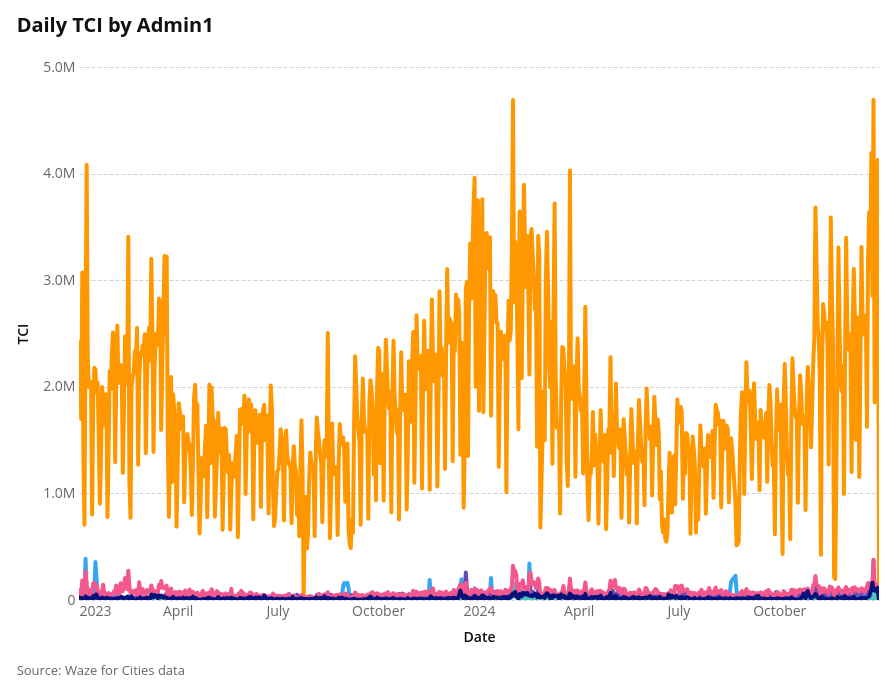
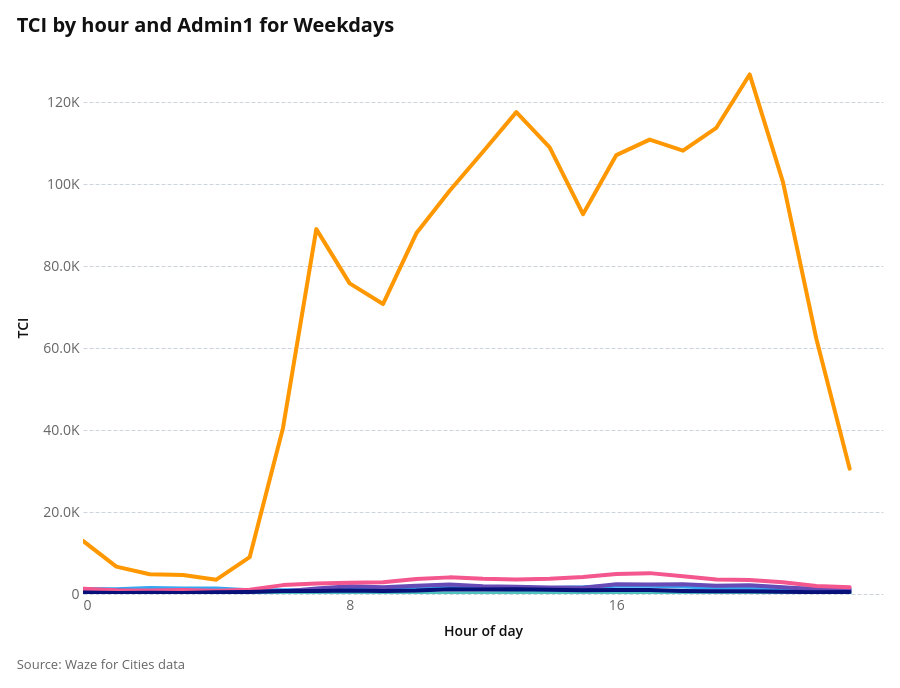
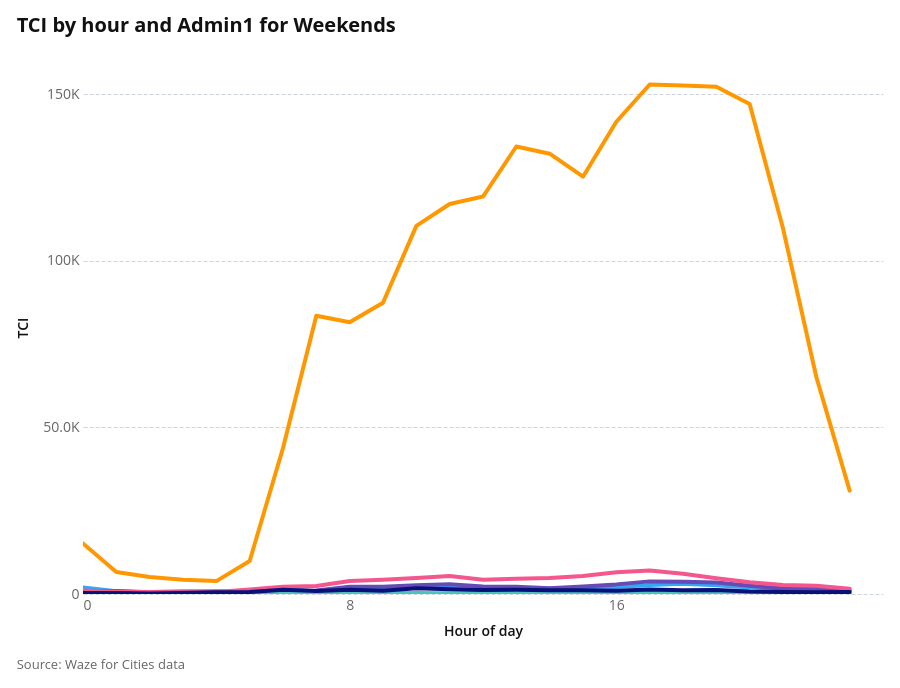
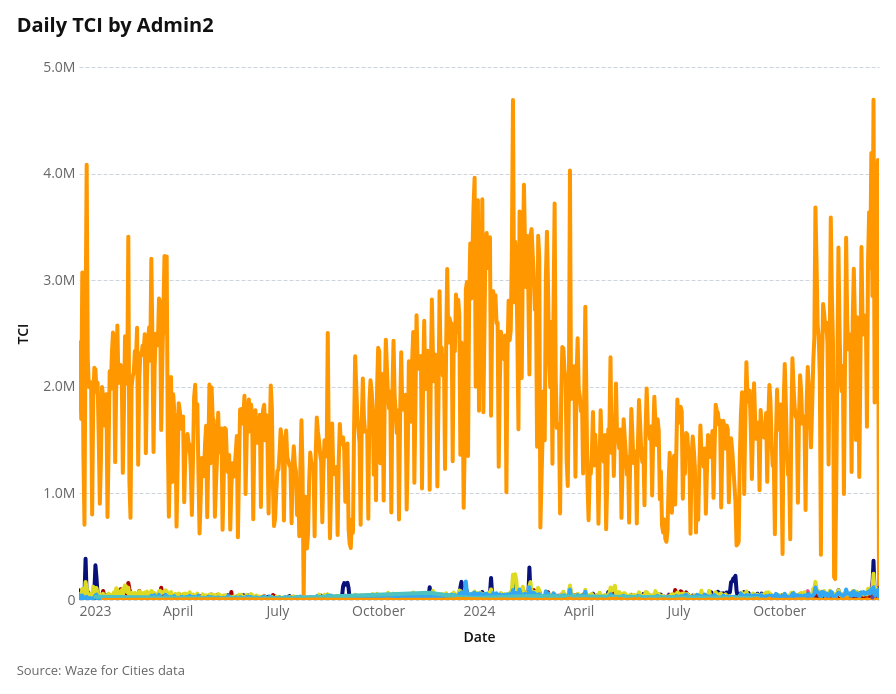

The code cell stored with these charts, in order, in its notebook:
### Code cell
reports.run_geog_report(df, geographies, "2023-01-01", "2024-12-31")

### Figure 1 — Vega-Lite specification as saved in the notebook (floating-point values rounded to 4 significant figures; data arrays with more than 128 entries replaced by an {"elided": "..."} marker saying what was removed)
{"config": {"background": "white", "padding": 16, "mark": {"tooltip": true}, "point": {"filled": true, "size": 60, "stroke": "white", "strokeWidth": 1}, "circle": {"filled": true, "stroke": "white", "strokeWidth": 1}, "square": {"filled": true, "stroke": "white", "strokeWidth": 1}, "line": {"strokeWidth": 4, "strokeCap": "round", "strokeJoin": "round"}, "bar": {"cornerRadiusEnd": 0}, "area": {"opacity": 0.7}, "arc": {"stroke": "white", "strokeWidth": 1}, "rect": {"stroke": "#8A969F", "strokeWidth": 0.5}, "geoshape": {"stroke": "#666666", "strokeWidth": 0.3, "strokeJoin": "round", "strokeCap": "round"}, "title": {"font": "Open Sans, sans-serif", "fontSize": 20, "fontWeight": 700, "lineHeight": 24, "color": "#111111", "anchor": "start", "offset": 24, "subtitleFont": "Open Sans, sans-serif", "subtitleFontSize": 16, "subtitleFontWeight": 400, "subtitleLineHeight": 19, "subtitleColor": "#666666", "subtitlePadding": 4}, "axis": {"domain": false, "grid": true, "gridColor": "#CED4DE", "gridDash": [4, 2], "gridWidth": 1, "labelFont": "Open Sans, sans-serif", "labelFontSize": 14, "labelFontWeight": 400, "labelColor": "#666666", "labelPadding": 4, "tickColor": "#CED4DE", "tickSize": 5, "tickCount": 5, "titleFont": "Open Sans, sans-serif", "titleFontSize": 14, "titleFontWeight": 600, "titleColor": "#111111", "titlePadding": 12}, "axisX": {"grid": false, "tickSize": 0, "labelAngle": 0}, "axisY": {"domain": false, "ticks": false, "gridColor": "#CED4DE", "gridDash": [4, 2], "gridWidth": 1}, "axisQuantitative": {"tickCount": 5}, "axisBand": {"labelPadding": 8, "tickSize": 0}, "axisTemporal": {"grid": false}, "legend": {"labelFont": "Open Sans, sans-serif", "labelFontSize": 14, "labelFontWeight": 600, "labelColor": "#111111", "titleFont": "Open Sans, sans-serif", "titleFontSize": 14, "titleFontWeight": 600, "titleColor": "#111111", "titlePadding": 4, "symbolSize": 196, "symbolStrokeWidth": 0, "padding": 16, "offset": 24, "columnPadding": 24, "orient": "bottom", "labelLimit": 200, "titleLimit": 200}, "view": {"stroke": null, "continuousWidth": 800, "continuousHeight": 533}, "range": {"category": ["#34A7F2", "#FF9800", "#664AB6", "#4EC2C0", "#F3578E", "#081079", "#0C7C68", "#AA0000", "#DDDA21"], "diverging": ["#920000", "#BD6126", "#E3A763", "#EFEFEF", "#80BDE7", "#3587C3", "#025288"], "heatmap": ["#E3F6FD", "#75CCEC", "#089BD4", "#0169A1", "#023B6F"], "ordinal": ["#E3F6FD", "#75CCEC", "#089BD4", "#0169A1", "#023B6F"], "ramp": ["#E3F6FD", "#75CCEC", "#089BD4", "#0169A1", "#023B6F"]}, "scale": {"bandPaddingInner": 0.2, "bandPaddingOuter": 0.1, "pointPadding": 0.5}, "header": {"labelFont": "Open Sans, sans-serif", "labelFontSize": 14, "labelFontWeight": 600, "labelColor": "#111111", "titleFont": "Open Sans, sans-serif", "titleFontSize": 16, "titleFontWeight": 600, "titleColor": "#111111"}, "concat": {"spacing": 20}, "facet": {"spacing": 20}, "selection": {"point": {"on": "click", "clear": "dblclick"}, "interval": {"mark": {"fill": "#0071BC", "fillOpacity": 0.15, "stroke": "#0071BC", "strokeWidth": 1}}}}, "vconcat": [{"layer": [{"mark": {"type": "line", "color": "#8A969F"}, "encoding": {"detail": {"field": "admin1", "type": "nominal"}, "opacity": {"value": 0.15}, "x": {"field": "date", "title": "Date", "type": "temporal"}, "y": {"axis": {"labelExpr": "datum.value === 0 ? '0' : abs(datum.value) >= 1e9 ? (abs(datum.value/1e9) >= 100 ? '' + format(datum.value/1e9, ',.0f') + 'B' : abs(datum.value/1e9) >= 1 ? '' + format(datum.value/1e9, ',.1f') + 'B' : '' + format(datum.value/1e9, ',.2f') + 'B') : abs(datum.value) >= 1e6 ? (abs(datum.value/1e6) >= 100 ? '' + format(datum.value/1e6, ',.0f') + 'M' : abs(datum.value/1e6) >= 1 ? '' + format(datum.value/1e6, ',.1f') + 'M' : '' + format(datum.value/1e6, ',.2f') + 'M') : abs(datum.value) >= 1e4 ? (abs(datum.value/1e3) >= 100 ? '' + format(datum.value/1e3, ',.0f') + 'K' : abs(datum.value/1e3) >= 1 ? '' + format(datum.value/1e3, ',.1f') + 'K' : '' + format(datum.value/1e3, ',.2f') + 'K') : (abs(datum.value) >= 100 ? '' + format(datum.value, ',.0f') + '' : abs(datum.value) >= 1 ? '' + format(datum.value, ',.1f') + '' : '' + format(datum.value, ',.2f') + '')"}, "field": "tci", "title": "TCI", "type": "quantitative"}}, "name": "view_3ec258b6b39f0cb7_0", "transform": [{"filter": "!(admin1_pick == 'All' || datum['admin1'] == admin1_pick)"}]}, {"mark": {"type": "line"}, "encoding": {"color": {"field": "admin1", "legend": null, "scale": {"range": ["#34A7F2", "#FF9800", "#664AB6", "#4EC2C0", "#F3578E", "#081079", "#0C7C68", "#AA0000", "#DDDA21"]}, "title": "Admin1", "type": "nominal"}, "detail": {"field": "admin1", "type": "nominal"}, "x": {"field": "date", "title": "Date", "type": "temporal"}, "y": {"axis": {"labelExpr": "datum.value === 0 ? '0' : abs(datum.value) >= 1e9 ? (abs(datum.value/1e9) >= 100 ? '' + format(datum.value/1e9, ',.0f') + 'B' : abs(datum.value/1e9) >= 1 ? '' + format(datum.value/1e9, ',.1f') + 'B' : '' + format(datum.value/1e9, ',.2f') + 'B') : abs(datum.value) >= 1e6 ? (abs(datum.value/1e6) >= 100 ? '' + format(datum.value/1e6, ',.0f') + 'M' : abs(datum.value/1e6) >= 1 ? '' + format(datum.value/1e6, ',.1f') + 'M' : '' + format(datum.value/1e6, ',.2f') + 'M') : abs(datum.value) >= 1e4 ? (abs(datum.value/1e3) >= 100 ? '' + format(datum.value/1e3, ',.0f') + 'K' : abs(datum.value/1e3) >= 1 ? '' + format(datum.value/1e3, ',.1f') + 'K' : '' + format(datum.value/1e3, ',.2f') + 'K') : (abs(datum.value) >= 100 ? '' + format(datum.value, ',.0f') + '' : abs(datum.value) >= 1 ? '' + format(datum.value, ',.1f') + '' : '' + format(datum.value, ',.2f') + '')"}, "field": "tci", "title": "TCI", "type": "quantitative"}}, "transform": [{"filter": "admin1_pick == 'All' || datum['admin1'] == admin1_pick"}]}, {"mark": {"type": "rule", "color": "#8A969F", "strokeWidth": 0.5}, "encoding": {"opacity": {"condition": [{"param": "param_ee5dd68014745b8d", "value": 0.3, "empty": false}], "value": 0}, "tooltip": [{"field": "date", "title": "Date", "type": "temporal"}, {"field": "tci", "format": ",.2f", "title": "TCI", "type": "quantitative"}], "x": {"field": "date", "type": "temporal"}}, "name": "view_71aa5b59c083403a_2", "transform": [{"filter": "admin1_pick == 'All' || datum['admin1'] == admin1_pick"}]}], "title": "Daily TCI by Admin1"}], "data": {"name": "data-cb2fb24fde4e783ba771ab6f9051fda9"}, "params": [{"name": "param_ee5dd68014745b8d", "select": {"type": "point", "fields": ["date"], "nearest": true, "on": "pointerover"}, "views": ["view_71aa5b59c083403a_2"]}, {"name": "admin1_pick", "bind": {"input": "select", "options": ["All", "Babylon|Hilla", "Bagd|Bagdad", "Dulaim|Ramadi", "Kut|Kut-al-Imara", "NA", "Salah ad-Din|Salaheddin"], "name": "Admin1: "}, "value": "All"}, {"name": "param_1e9efca18e7a2868", "select": {"type": "interval", "encodings": ["x", "y"]}, "bind": "scales", "views": ["view_3ec258b6b39f0cb7_0"]}], "title": {"text": "Source: Waze for Cities data", "anchor": "start", "color": "#666666", "font": "Open Sans, sans-serif", "fontSize": 13, "fontWeight": 400, "lineHeight": 20, "offset": 21, "orient": "bottom"}, "$schema": "https://vega.github.io/schema/vega-lite/v6.4.1.json", "datasets": {"data-cb2fb24fde4e783ba771ab6f9051fda9": {"elided": "4219 records"}}}

### Figure 2 — Vega-Lite specification as saved in the notebook (floating-point values rounded to 4 significant figures; data arrays with more than 128 entries replaced by an {"elided": "..."} marker saying what was removed)
{"config": {"background": "white", "padding": 16, "mark": {"tooltip": true}, "point": {"filled": true, "size": 60, "stroke": "white", "strokeWidth": 1}, "circle": {"filled": true, "stroke": "white", "strokeWidth": 1}, "square": {"filled": true, "stroke": "white", "strokeWidth": 1}, "line": {"strokeWidth": 4, "strokeCap": "round", "strokeJoin": "round"}, "bar": {"cornerRadiusEnd": 0}, "area": {"opacity": 0.7}, "arc": {"stroke": "white", "strokeWidth": 1}, "rect": {"stroke": "#8A969F", "strokeWidth": 0.5}, "geoshape": {"stroke": "#666666", "strokeWidth": 0.3, "strokeJoin": "round", "strokeCap": "round"}, "title": {"font": "Open Sans, sans-serif", "fontSize": 20, "fontWeight": 700, "lineHeight": 24, "color": "#111111", "anchor": "start", "offset": 24, "subtitleFont": "Open Sans, sans-serif", "subtitleFontSize": 16, "subtitleFontWeight": 400, "subtitleLineHeight": 19, "subtitleColor": "#666666", "subtitlePadding": 4}, "axis": {"domain": false, "grid": true, "gridColor": "#CED4DE", "gridDash": [4, 2], "gridWidth": 1, "labelFont": "Open Sans, sans-serif", "labelFontSize": 14, "labelFontWeight": 400, "labelColor": "#666666", "labelPadding": 4, "tickColor": "#CED4DE", "tickSize": 5, "tickCount": 5, "titleFont": "Open Sans, sans-serif", "titleFontSize": 14, "titleFontWeight": 600, "titleColor": "#111111", "titlePadding": 12}, "axisX": {"grid": false, "tickSize": 0, "labelAngle": 0}, "axisY": {"domain": false, "ticks": false, "gridColor": "#CED4DE", "gridDash": [4, 2], "gridWidth": 1}, "axisQuantitative": {"tickCount": 5}, "axisBand": {"labelPadding": 8, "tickSize": 0}, "axisTemporal": {"grid": false}, "legend": {"labelFont": "Open Sans, sans-serif", "labelFontSize": 14, "labelFontWeight": 600, "labelColor": "#111111", "titleFont": "Open Sans, sans-serif", "titleFontSize": 14, "titleFontWeight": 600, "titleColor": "#111111", "titlePadding": 4, "symbolSize": 196, "symbolStrokeWidth": 0, "padding": 16, "offset": 24, "columnPadding": 24, "orient": "bottom", "labelLimit": 200, "titleLimit": 200}, "view": {"stroke": null, "continuousWidth": 800, "continuousHeight": 533}, "range": {"category": ["#34A7F2", "#FF9800", "#664AB6", "#4EC2C0", "#F3578E", "#081079", "#0C7C68", "#AA0000", "#DDDA21"], "diverging": ["#920000", "#BD6126", "#E3A763", "#EFEFEF", "#80BDE7", "#3587C3", "#025288"], "heatmap": ["#E3F6FD", "#75CCEC", "#089BD4", "#0169A1", "#023B6F"], "ordinal": ["#E3F6FD", "#75CCEC", "#089BD4", "#0169A1", "#023B6F"], "ramp": ["#E3F6FD", "#75CCEC", "#089BD4", "#0169A1", "#023B6F"]}, "scale": {"bandPaddingInner": 0.2, "bandPaddingOuter": 0.1, "pointPadding": 0.5}, "header": {"labelFont": "Open Sans, sans-serif", "labelFontSize": 14, "labelFontWeight": 600, "labelColor": "#111111", "titleFont": "Open Sans, sans-serif", "titleFontSize": 16, "titleFontWeight": 600, "titleColor": "#111111"}, "concat": {"spacing": 20}, "facet": {"spacing": 20}, "selection": {"point": {"on": "click", "clear": "dblclick"}, "interval": {"mark": {"fill": "#0071BC", "fillOpacity": 0.15, "stroke": "#0071BC", "strokeWidth": 1}}}}, "vconcat": [{"layer": [{"mark": {"type": "line", "color": "#8A969F"}, "encoding": {"detail": {"field": "admin1", "type": "nominal"}, "opacity": {"value": 0.15}, "x": {"axis": {"values": [0, 4, 8, 12, 16, 20]}, "field": "hour", "title": "Hour of day", "type": "quantitative"}, "y": {"axis": {"labelExpr": "datum.value === 0 ? '0' : abs(datum.value) >= 1e9 ? (abs(datum.value/1e9) >= 100 ? '' + format(datum.value/1e9, ',.0f') + 'B' : abs(datum.value/1e9) >= 1 ? '' + format(datum.value/1e9, ',.1f') + 'B' : '' + format(datum.value/1e9, ',.2f') + 'B') : abs(datum.value) >= 1e6 ? (abs(datum.value/1e6) >= 100 ? '' + format(datum.value/1e6, ',.0f') + 'M' : abs(datum.value/1e6) >= 1 ? '' + format(datum.value/1e6, ',.1f') + 'M' : '' + format(datum.value/1e6, ',.2f') + 'M') : abs(datum.value) >= 1e4 ? (abs(datum.value/1e3) >= 100 ? '' + format(datum.value/1e3, ',.0f') + 'K' : abs(datum.value/1e3) >= 1 ? '' + format(datum.value/1e3, ',.1f') + 'K' : '' + format(datum.value/1e3, ',.2f') + 'K') : (abs(datum.value) >= 100 ? '' + format(datum.value, ',.0f') + '' : abs(datum.value) >= 1 ? '' + format(datum.value, ',.1f') + '' : '' + format(datum.value, ',.2f') + '')"}, "field": "tci", "title": "TCI", "type": "quantitative"}}, "name": "view_66a390d528243301_0", "transform": [{"filter": "!(admin1_hour_pick == 'All' || datum['admin1'] == admin1_hour_pick)"}]}, {"mark": {"type": "line"}, "encoding": {"color": {"field": "admin1", "legend": null, "scale": {"range": ["#34A7F2", "#FF9800", "#664AB6", "#4EC2C0", "#F3578E", "#081079", "#0C7C68", "#AA0000", "#DDDA21"]}, "title": "Admin1", "type": "nominal"}, "detail": {"field": "admin1", "type": "nominal"}, "x": {"axis": {"values": [0, 4, 8, 12, 16, 20]}, "field": "hour", "title": "Hour of day", "type": "quantitative"}, "y": {"axis": {"labelExpr": "datum.value === 0 ? '0' : abs(datum.value) >= 1e9 ? (abs(datum.value/1e9) >= 100 ? '' + format(datum.value/1e9, ',.0f') + 'B' : abs(datum.value/1e9) >= 1 ? '' + format(datum.value/1e9, ',.1f') + 'B' : '' + format(datum.value/1e9, ',.2f') + 'B') : abs(datum.value) >= 1e6 ? (abs(datum.value/1e6) >= 100 ? '' + format(datum.value/1e6, ',.0f') + 'M' : abs(datum.value/1e6) >= 1 ? '' + format(datum.value/1e6, ',.1f') + 'M' : '' + format(datum.value/1e6, ',.2f') + 'M') : abs(datum.value) >= 1e4 ? (abs(datum.value/1e3) >= 100 ? '' + format(datum.value/1e3, ',.0f') + 'K' : abs(datum.value/1e3) >= 1 ? '' + format(datum.value/1e3, ',.1f') + 'K' : '' + format(datum.value/1e3, ',.2f') + 'K') : (abs(datum.value) >= 100 ? '' + format(datum.value, ',.0f') + '' : abs(datum.value) >= 1 ? '' + format(datum.value, ',.1f') + '' : '' + format(datum.value, ',.2f') + '')"}, "field": "tci", "title": "TCI", "type": "quantitative"}}, "transform": [{"filter": "admin1_hour_pick == 'All' || datum['admin1'] == admin1_hour_pick"}]}, {"mark": {"type": "rule", "color": "#8A969F", "strokeWidth": 0.5}, "encoding": {"opacity": {"condition": [{"param": "param_54c5f4e0295e3905", "value": 0.3, "empty": false}], "value": 0}, "tooltip": [{"field": "hour", "title": "Hour", "type": "quantitative"}, {"field": "tci", "format": ",.2f", "title": "TCI", "type": "quantitative"}], "x": {"field": "hour", "type": "quantitative"}}, "name": "view_cb2154657b20a47d_2", "transform": [{"filter": "admin1_hour_pick == 'All' || datum['admin1'] == admin1_hour_pick"}]}], "title": "TCI by hour and Admin1 for Weekdays"}], "data": {"name": "data-b40ac4870df1639f50298e8bfdf87aef"}, "params": [{"name": "param_54c5f4e0295e3905", "select": {"type": "point", "fields": ["hour"], "nearest": true, "on": "pointerover"}, "views": ["view_cb2154657b20a47d_2"]}, {"name": "admin1_hour_pick", "bind": {"input": "select", "options": ["All", "Babylon|Hilla", "Bagd|Bagdad", "Dulaim|Ramadi", "Kut|Kut-al-Imara", "NA", "Salah ad-Din|Salaheddin"], "name": "Admin1: "}, "value": "All"}, {"name": "param_1e9efca18e7a2868", "select": {"type": "interval", "encodings": ["x", "y"]}, "bind": "scales", "views": ["view_66a390d528243301_0"]}], "title": {"text": "Source: Waze for Cities data", "anchor": "start", "color": "#666666", "font": "Open Sans, sans-serif", "fontSize": 13, "fontWeight": 400, "lineHeight": 20, "offset": 21, "orient": "bottom"}, "$schema": "https://vega.github.io/schema/vega-lite/v6.4.1.json", "datasets": {"data-b40ac4870df1639f50298e8bfdf87aef": {"elided": "144 records"}}}

### Figure 3 — Vega-Lite specification as saved in the notebook (floating-point values rounded to 4 significant figures; data arrays with more than 128 entries replaced by an {"elided": "..."} marker saying what was removed)
{"config": {"background": "white", "padding": 16, "mark": {"tooltip": true}, "point": {"filled": true, "size": 60, "stroke": "white", "strokeWidth": 1}, "circle": {"filled": true, "stroke": "white", "strokeWidth": 1}, "square": {"filled": true, "stroke": "white", "strokeWidth": 1}, "line": {"strokeWidth": 4, "strokeCap": "round", "strokeJoin": "round"}, "bar": {"cornerRadiusEnd": 0}, "area": {"opacity": 0.7}, "arc": {"stroke": "white", "strokeWidth": 1}, "rect": {"stroke": "#8A969F", "strokeWidth": 0.5}, "geoshape": {"stroke": "#666666", "strokeWidth": 0.3, "strokeJoin": "round", "strokeCap": "round"}, "title": {"font": "Open Sans, sans-serif", "fontSize": 20, "fontWeight": 700, "lineHeight": 24, "color": "#111111", "anchor": "start", "offset": 24, "subtitleFont": "Open Sans, sans-serif", "subtitleFontSize": 16, "subtitleFontWeight": 400, "subtitleLineHeight": 19, "subtitleColor": "#666666", "subtitlePadding": 4}, "axis": {"domain": false, "grid": true, "gridColor": "#CED4DE", "gridDash": [4, 2], "gridWidth": 1, "labelFont": "Open Sans, sans-serif", "labelFontSize": 14, "labelFontWeight": 400, "labelColor": "#666666", "labelPadding": 4, "tickColor": "#CED4DE", "tickSize": 5, "tickCount": 5, "titleFont": "Open Sans, sans-serif", "titleFontSize": 14, "titleFontWeight": 600, "titleColor": "#111111", "titlePadding": 12}, "axisX": {"grid": false, "tickSize": 0, "labelAngle": 0}, "axisY": {"domain": false, "ticks": false, "gridColor": "#CED4DE", "gridDash": [4, 2], "gridWidth": 1}, "axisQuantitative": {"tickCount": 5}, "axisBand": {"labelPadding": 8, "tickSize": 0}, "axisTemporal": {"grid": false}, "legend": {"labelFont": "Open Sans, sans-serif", "labelFontSize": 14, "labelFontWeight": 600, "labelColor": "#111111", "titleFont": "Open Sans, sans-serif", "titleFontSize": 14, "titleFontWeight": 600, "titleColor": "#111111", "titlePadding": 4, "symbolSize": 196, "symbolStrokeWidth": 0, "padding": 16, "offset": 24, "columnPadding": 24, "orient": "bottom", "labelLimit": 200, "titleLimit": 200}, "view": {"stroke": null, "continuousWidth": 800, "continuousHeight": 533}, "range": {"category": ["#34A7F2", "#FF9800", "#664AB6", "#4EC2C0", "#F3578E", "#081079", "#0C7C68", "#AA0000", "#DDDA21"], "diverging": ["#920000", "#BD6126", "#E3A763", "#EFEFEF", "#80BDE7", "#3587C3", "#025288"], "heatmap": ["#E3F6FD", "#75CCEC", "#089BD4", "#0169A1", "#023B6F"], "ordinal": ["#E3F6FD", "#75CCEC", "#089BD4", "#0169A1", "#023B6F"], "ramp": ["#E3F6FD", "#75CCEC", "#089BD4", "#0169A1", "#023B6F"]}, "scale": {"bandPaddingInner": 0.2, "bandPaddingOuter": 0.1, "pointPadding": 0.5}, "header": {"labelFont": "Open Sans, sans-serif", "labelFontSize": 14, "labelFontWeight": 600, "labelColor": "#111111", "titleFont": "Open Sans, sans-serif", "titleFontSize": 16, "titleFontWeight": 600, "titleColor": "#111111"}, "concat": {"spacing": 20}, "facet": {"spacing": 20}, "selection": {"point": {"on": "click", "clear": "dblclick"}, "interval": {"mark": {"fill": "#0071BC", "fillOpacity": 0.15, "stroke": "#0071BC", "strokeWidth": 1}}}}, "vconcat": [{"layer": [{"mark": {"type": "line", "color": "#8A969F"}, "encoding": {"detail": {"field": "admin1", "type": "nominal"}, "opacity": {"value": 0.15}, "x": {"axis": {"values": [0, 4, 8, 12, 16, 20]}, "field": "hour", "title": "Hour of day", "type": "quantitative"}, "y": {"axis": {"labelExpr": "datum.value === 0 ? '0' : abs(datum.value) >= 1e9 ? (abs(datum.value/1e9) >= 100 ? '' + format(datum.value/1e9, ',.0f') + 'B' : abs(datum.value/1e9) >= 1 ? '' + format(datum.value/1e9, ',.1f') + 'B' : '' + format(datum.value/1e9, ',.2f') + 'B') : abs(datum.value) >= 1e6 ? (abs(datum.value/1e6) >= 100 ? '' + format(datum.value/1e6, ',.0f') + 'M' : abs(datum.value/1e6) >= 1 ? '' + format(datum.value/1e6, ',.1f') + 'M' : '' + format(datum.value/1e6, ',.2f') + 'M') : abs(datum.value) >= 1e4 ? (abs(datum.value/1e3) >= 100 ? '' + format(datum.value/1e3, ',.0f') + 'K' : abs(datum.value/1e3) >= 1 ? '' + format(datum.value/1e3, ',.1f') + 'K' : '' + format(datum.value/1e3, ',.2f') + 'K') : (abs(datum.value) >= 100 ? '' + format(datum.value, ',.0f') + '' : abs(datum.value) >= 1 ? '' + format(datum.value, ',.1f') + '' : '' + format(datum.value, ',.2f') + '')"}, "field": "tci", "title": "TCI", "type": "quantitative"}}, "name": "view_44f3f53fb57aa435_0", "transform": [{"filter": "!(admin1_hour_pick == 'All' || datum['admin1'] == admin1_hour_pick)"}]}, {"mark": {"type": "line"}, "encoding": {"color": {"field": "admin1", "legend": null, "scale": {"range": ["#34A7F2", "#FF9800", "#664AB6", "#4EC2C0", "#F3578E", "#081079", "#0C7C68", "#AA0000", "#DDDA21"]}, "title": "Admin1", "type": "nominal"}, "detail": {"field": "admin1", "type": "nominal"}, "x": {"axis": {"values": [0, 4, 8, 12, 16, 20]}, "field": "hour", "title": "Hour of day", "type": "quantitative"}, "y": {"axis": {"labelExpr": "datum.value === 0 ? '0' : abs(datum.value) >= 1e9 ? (abs(datum.value/1e9) >= 100 ? '' + format(datum.value/1e9, ',.0f') + 'B' : abs(datum.value/1e9) >= 1 ? '' + format(datum.value/1e9, ',.1f') + 'B' : '' + format(datum.value/1e9, ',.2f') + 'B') : abs(datum.value) >= 1e6 ? (abs(datum.value/1e6) >= 100 ? '' + format(datum.value/1e6, ',.0f') + 'M' : abs(datum.value/1e6) >= 1 ? '' + format(datum.value/1e6, ',.1f') + 'M' : '' + format(datum.value/1e6, ',.2f') + 'M') : abs(datum.value) >= 1e4 ? (abs(datum.value/1e3) >= 100 ? '' + format(datum.value/1e3, ',.0f') + 'K' : abs(datum.value/1e3) >= 1 ? '' + format(datum.value/1e3, ',.1f') + 'K' : '' + format(datum.value/1e3, ',.2f') + 'K') : (abs(datum.value) >= 100 ? '' + format(datum.value, ',.0f') + '' : abs(datum.value) >= 1 ? '' + format(datum.value, ',.1f') + '' : '' + format(datum.value, ',.2f') + '')"}, "field": "tci", "title": "TCI", "type": "quantitative"}}, "transform": [{"filter": "admin1_hour_pick == 'All' || datum['admin1'] == admin1_hour_pick"}]}, {"mark": {"type": "rule", "color": "#8A969F", "strokeWidth": 0.5}, "encoding": {"opacity": {"condition": [{"param": "param_54c5f4e0295e3905", "value": 0.3, "empty": false}], "value": 0}, "tooltip": [{"field": "hour", "title": "Hour", "type": "quantitative"}, {"field": "tci", "format": ",.2f", "title": "TCI", "type": "quantitative"}], "x": {"field": "hour", "type": "quantitative"}}, "name": "view_adefcb9eaf7b20bf_2", "transform": [{"filter": "admin1_hour_pick == 'All' || datum['admin1'] == admin1_hour_pick"}]}], "title": "TCI by hour and Admin1 for Weekends"}], "data": {"name": "data-d1859ce2a7dfa1de9efef315bc11e368"}, "params": [{"name": "param_54c5f4e0295e3905", "select": {"type": "point", "fields": ["hour"], "nearest": true, "on": "pointerover"}, "views": ["view_adefcb9eaf7b20bf_2"]}, {"name": "admin1_hour_pick", "bind": {"input": "select", "options": ["All", "Babylon|Hilla", "Bagd|Bagdad", "Dulaim|Ramadi", "Kut|Kut-al-Imara", "NA", "Salah ad-Din|Salaheddin"], "name": "Admin1: "}, "value": "All"}, {"name": "param_1e9efca18e7a2868", "select": {"type": "interval", "encodings": ["x", "y"]}, "bind": "scales", "views": ["view_44f3f53fb57aa435_0"]}], "title": {"text": "Source: Waze for Cities data", "anchor": "start", "color": "#666666", "font": "Open Sans, sans-serif", "fontSize": 13, "fontWeight": 400, "lineHeight": 20, "offset": 21, "orient": "bottom"}, "$schema": "https://vega.github.io/schema/vega-lite/v6.4.1.json", "datasets": {"data-d1859ce2a7dfa1de9efef315bc11e368": {"elided": "144 records"}}}

### Figure 4 — Vega-Lite specification as saved in the notebook (floating-point values rounded to 4 significant figures; data arrays with more than 128 entries replaced by an {"elided": "..."} marker saying what was removed)
{"config": {"background": "white", "padding": 16, "mark": {"tooltip": true}, "point": {"filled": true, "size": 60, "stroke": "white", "strokeWidth": 1}, "circle": {"filled": true, "stroke": "white", "strokeWidth": 1}, "square": {"filled": true, "stroke": "white", "strokeWidth": 1}, "line": {"strokeWidth": 4, "strokeCap": "round", "strokeJoin": "round"}, "bar": {"cornerRadiusEnd": 0}, "area": {"opacity": 0.7}, "arc": {"stroke": "white", "strokeWidth": 1}, "rect": {"stroke": "#8A969F", "strokeWidth": 0.5}, "geoshape": {"stroke": "#666666", "strokeWidth": 0.3, "strokeJoin": "round", "strokeCap": "round"}, "title": {"font": "Open Sans, sans-serif", "fontSize": 20, "fontWeight": 700, "lineHeight": 24, "color": "#111111", "anchor": "start", "offset": 24, "subtitleFont": "Open Sans, sans-serif", "subtitleFontSize": 16, "subtitleFontWeight": 400, "subtitleLineHeight": 19, "subtitleColor": "#666666", "subtitlePadding": 4}, "axis": {"domain": false, "grid": true, "gridColor": "#CED4DE", "gridDash": [4, 2], "gridWidth": 1, "labelFont": "Open Sans, sans-serif", "labelFontSize": 14, "labelFontWeight": 400, "labelColor": "#666666", "labelPadding": 4, "tickColor": "#CED4DE", "tickSize": 5, "tickCount": 5, "titleFont": "Open Sans, sans-serif", "titleFontSize": 14, "titleFontWeight": 600, "titleColor": "#111111", "titlePadding": 12}, "axisX": {"grid": false, "tickSize": 0, "labelAngle": 0}, "axisY": {"domain": false, "ticks": false, "gridColor": "#CED4DE", "gridDash": [4, 2], "gridWidth": 1}, "axisQuantitative": {"tickCount": 5}, "axisBand": {"labelPadding": 8, "tickSize": 0}, "axisTemporal": {"grid": false}, "legend": {"labelFont": "Open Sans, sans-serif", "labelFontSize": 14, "labelFontWeight": 600, "labelColor": "#111111", "titleFont": "Open Sans, sans-serif", "titleFontSize": 14, "titleFontWeight": 600, "titleColor": "#111111", "titlePadding": 4, "symbolSize": 196, "symbolStrokeWidth": 0, "padding": 16, "offset": 24, "columnPadding": 24, "orient": "bottom", "labelLimit": 200, "titleLimit": 200}, "view": {"stroke": null, "continuousWidth": 800, "continuousHeight": 533}, "range": {"category": ["#34A7F2", "#FF9800", "#664AB6", "#4EC2C0", "#F3578E", "#081079", "#0C7C68", "#AA0000", "#DDDA21"], "diverging": ["#920000", "#BD6126", "#E3A763", "#EFEFEF", "#80BDE7", "#3587C3", "#025288"], "heatmap": ["#E3F6FD", "#75CCEC", "#089BD4", "#0169A1", "#023B6F"], "ordinal": ["#E3F6FD", "#75CCEC", "#089BD4", "#0169A1", "#023B6F"], "ramp": ["#E3F6FD", "#75CCEC", "#089BD4", "#0169A1", "#023B6F"]}, "scale": {"bandPaddingInner": 0.2, "bandPaddingOuter": 0.1, "pointPadding": 0.5}, "header": {"labelFont": "Open Sans, sans-serif", "labelFontSize": 14, "labelFontWeight": 600, "labelColor": "#111111", "titleFont": "Open Sans, sans-serif", "titleFontSize": 16, "titleFontWeight": 600, "titleColor": "#111111"}, "concat": {"spacing": 20}, "facet": {"spacing": 20}, "selection": {"point": {"on": "click", "clear": "dblclick"}, "interval": {"mark": {"fill": "#0071BC", "fillOpacity": 0.15, "stroke": "#0071BC", "strokeWidth": 1}}}}, "vconcat": [{"layer": [{"mark": {"type": "line", "color": "#8A969F"}, "encoding": {"detail": {"field": "admin2", "type": "nominal"}, "opacity": {"value": 0.15}, "x": {"field": "date", "title": "Date", "type": "temporal"}, "y": {"axis": {"labelExpr": "datum.value === 0 ? '0' : abs(datum.value) >= 1e9 ? (abs(datum.value/1e9) >= 100 ? '' + format(datum.value/1e9, ',.0f') + 'B' : abs(datum.value/1e9) >= 1 ? '' + format(datum.value/1e9, ',.1f') + 'B' : '' + format(datum.value/1e9, ',.2f') + 'B') : abs(datum.value) >= 1e6 ? (abs(datum.value/1e6) >= 100 ? '' + format(datum.value/1e6, ',.0f') + 'M' : abs(datum.value/1e6) >= 1 ? '' + format(datum.value/1e6, ',.1f') + 'M' : '' + format(datum.value/1e6, ',.2f') + 'M') : abs(datum.value) >= 1e4 ? (abs(datum.value/1e3) >= 100 ? '' + format(datum.value/1e3, ',.0f') + 'K' : abs(datum.value/1e3) >= 1 ? '' + format(datum.value/1e3, ',.1f') + 'K' : '' + format(datum.value/1e3, ',.2f') + 'K') : (abs(datum.value) >= 100 ? '' + format(datum.value, ',.0f') + '' : abs(datum.value) >= 1 ? '' + format(datum.value, ',.1f') + '' : '' + format(datum.value, ',.2f') + '')"}, "field": "tci", "title": "TCI", "type": "quantitative"}}, "name": "view_4dfa6bf5d6fe4bf0_0", "transform": [{"filter": "!(admin2_pick == 'All' || datum['admin2'] == admin2_pick)"}]}, {"mark": {"type": "line"}, "encoding": {"color": {"field": "admin2", "legend": null, "scale": {"range": ["#34A7F2", "#FF9800", "#664AB6", "#4EC2C0", "#F3578E", "#081079", "#0C7C68", "#AA0000", "#DDDA21"]}, "title": "Admin2", "type": "nominal"}, "detail": {"field": "admin2", "type": "nominal"}, "x": {"field": "date", "title": "Date", "type": "temporal"}, "y": {"axis": {"labelExpr": "datum.value === 0 ? '0' : abs(datum.value) >= 1e9 ? (abs(datum.value/1e9) >= 100 ? '' + format(datum.value/1e9, ',.0f') + 'B' : abs(datum.value/1e9) >= 1 ? '' + format(datum.value/1e9, ',.1f') + 'B' : '' + format(datum.value/1e9, ',.2f') + 'B') : abs(datum.value) >= 1e6 ? (abs(datum.value/1e6) >= 100 ? '' + format(datum.value/1e6, ',.0f') + 'M' : abs(datum.value/1e6) >= 1 ? '' + format(datum.value/1e6, ',.1f') + 'M' : '' + format(datum.value/1e6, ',.2f') + 'M') : abs(datum.value) >= 1e4 ? (abs(datum.value/1e3) >= 100 ? '' + format(datum.value/1e3, ',.0f') + 'K' : abs(datum.value/1e3) >= 1 ? '' + format(datum.value/1e3, ',.1f') + 'K' : '' + format(datum.value/1e3, ',.2f') + 'K') : (abs(datum.value) >= 100 ? '' + format(datum.value, ',.0f') + '' : abs(datum.value) >= 1 ? '' + format(datum.value, ',.1f') + '' : '' + format(datum.value, ',.2f') + '')"}, "field": "tci", "title": "TCI", "type": "quantitative"}}, "transform": [{"filter": "admin2_pick == 'All' || datum['admin2'] == admin2_pick"}]}, {"mark": {"type": "rule", "color": "#8A969F", "strokeWidth": 0.5}, "encoding": {"opacity": {"condition": [{"param": "param_ee5dd68014745b8d", "value": 0.3, "empty": false}], "value": 0}, "tooltip": [{"field": "date", "title": "Date", "type": "temporal"}, {"field": "tci", "format": ",.2f", "title": "TCI", "type": "quantitative"}], "x": {"field": "date", "type": "temporal"}}, "name": "view_214725d284bd7d0e_2", "transform": [{"filter": "admin2_pick == 'All' || datum['admin2'] == admin2_pick"}]}], "title": "Daily TCI by Admin2"}], "data": {"name": "data-b3465c472be43a23eedaf6c415d51c39"}, "params": [{"name": "param_ee5dd68014745b8d", "select": {"type": "point", "fields": ["date"], "nearest": true, "on": "pointerover"}, "views": ["view_214725d284bd7d0e_2"]}, {"name": "admin2_pick", "bind": {"input": "select", "options": ["All", "Abu Ghraib", "Adhamiya", "Al Fallujah", "Al Mahawil", "Al-Faris", "Al-Mada'in", "As Suwayrah", "Ba`qubah", "Balad Ruz", "Kadhimiya", "Mahmudiya"], "name": "Admin2: "}, "value": "All"}, {"name": "param_1e9efca18e7a2868", "select": {"type": "interval", "encodings": ["x", "y"]}, "bind": "scales", "views": ["view_4dfa6bf5d6fe4bf0_0"]}], "title": {"text": "Source: Waze for Cities data", "anchor": "start", "color": "#666666", "font": "Open Sans, sans-serif", "fontSize": 13, "fontWeight": 400, "lineHeight": 20, "offset": 21, "orient": "bottom"}, "$schema": "https://vega.github.io/schema/vega-lite/v6.4.1.json", "datasets": {"data-b3465c472be43a23eedaf6c415d51c39": {"elided": "5666 records"}}}
